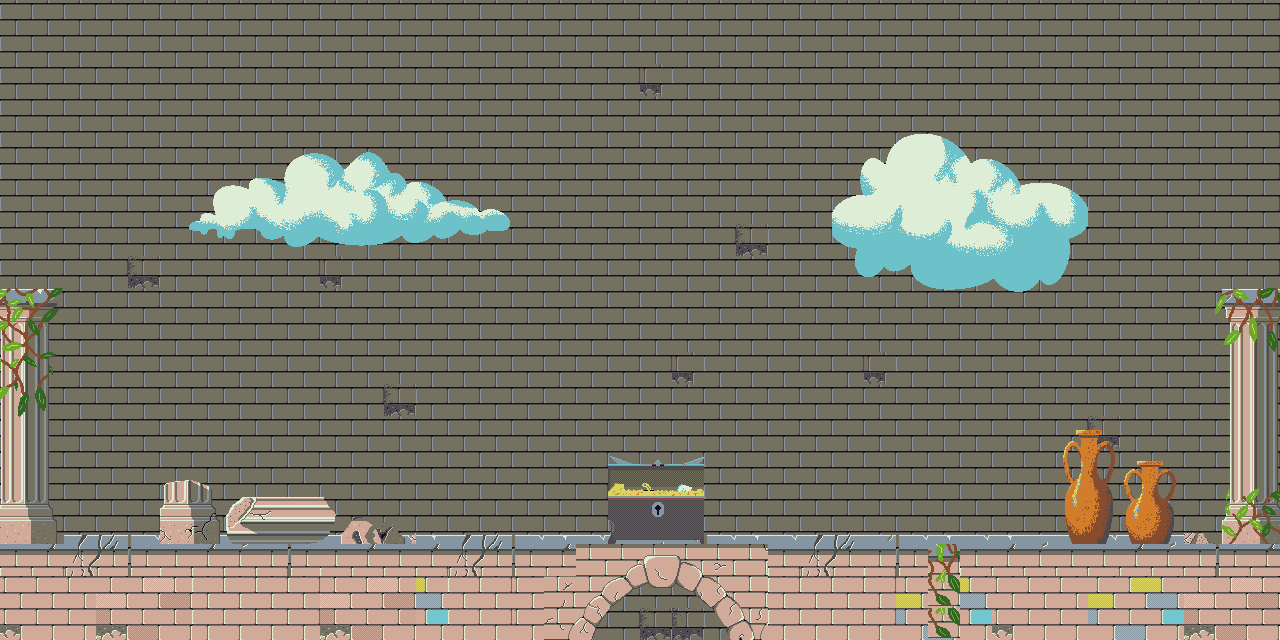

Below is a game level as drawn by its tile map, then a one-line description and the .tmx that defines it (tile-layer data replaced by summaries):
An orthogonal 40x20 tile map with 32x32 px tiles, 3 tile layers (underGround, ground, disigne) and 5 objects (3x solid, Player1, Player2).

<map version="1.0" orientation="orthogonal" renderorder="right-down" width="40" height="20" tilewidth="32" tileheight="32" nextobjectid="7">
 <tileset firstgid="1" name="Tile_Zima" tilewidth="32" tileheight="32">
  <image source="images/Tile_Zima.png" width="1562" height="1114" />
 </tileset>
 <layer name="underGround" width="40" height="20">
  <data>[800 cells, 800 non-empty, 7 distinct tile ids]</data>
 </layer>
 <layer name="ground" width="40" height="20">
  <data>[800 cells, 195 non-empty, 94 distinct tile ids]</data>
 </layer>
 <layer name="disigne" width="40" height="20">
  <data>[800 cells, 150 non-empty, 141 distinct tile ids]</data>
 </layer>
 <objectgroup name="collision">
  <object id="2" name="solid" x="0" y="296" width="58" height="252" />
  <object id="3" name="solid" x="4" y="546" width="1274" height="88" />
  <object id="4" name="solid" x="1230" y="292" width="48" height="252" />
  <object id="5" name="Player1" x="480" y="400" width="76" height="94" />
  <object id="6" name="Player2" x="800" y="400" width="80" height="96" />
 </objectgroup>
</map>
